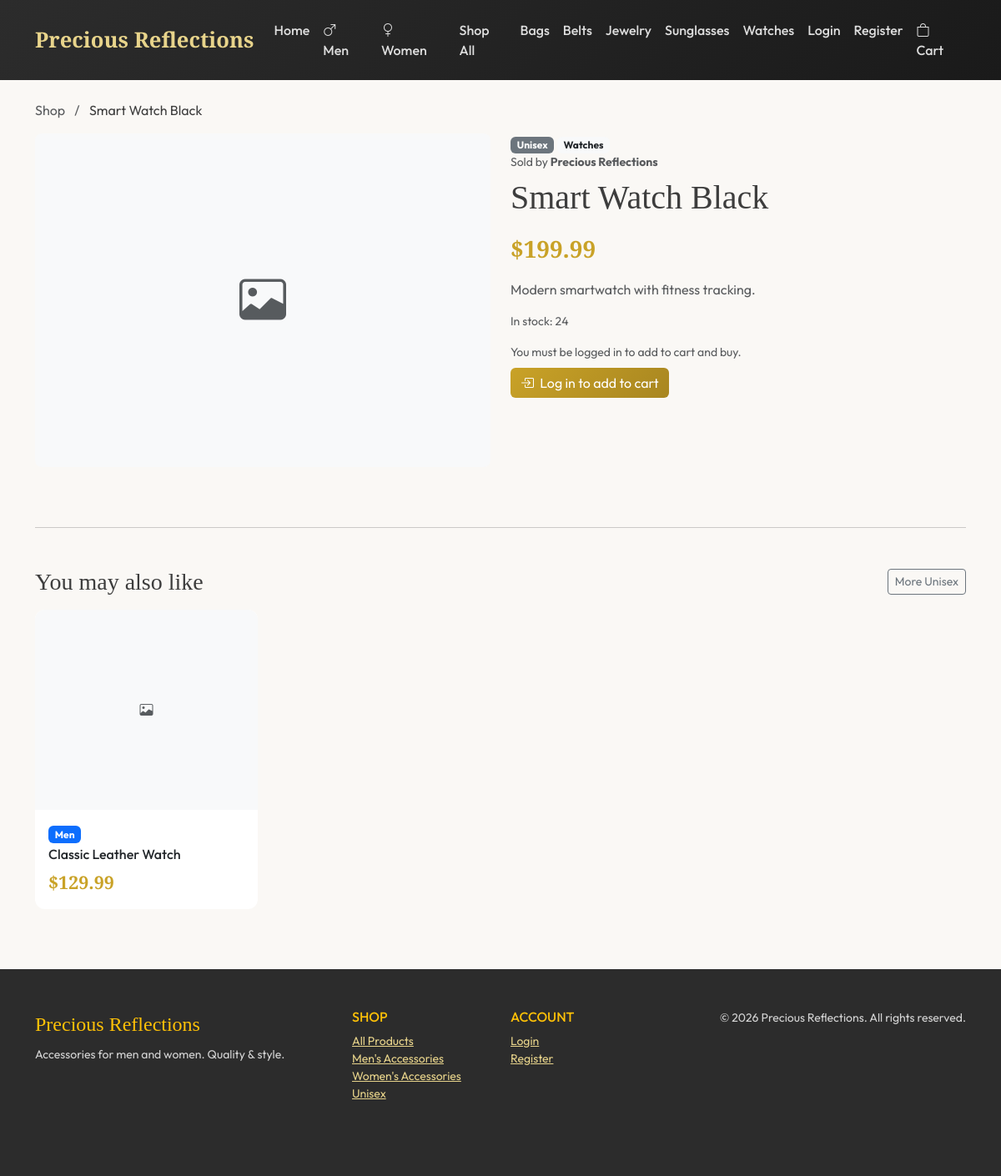
The app's page /product/smart-watch-black/, older data.
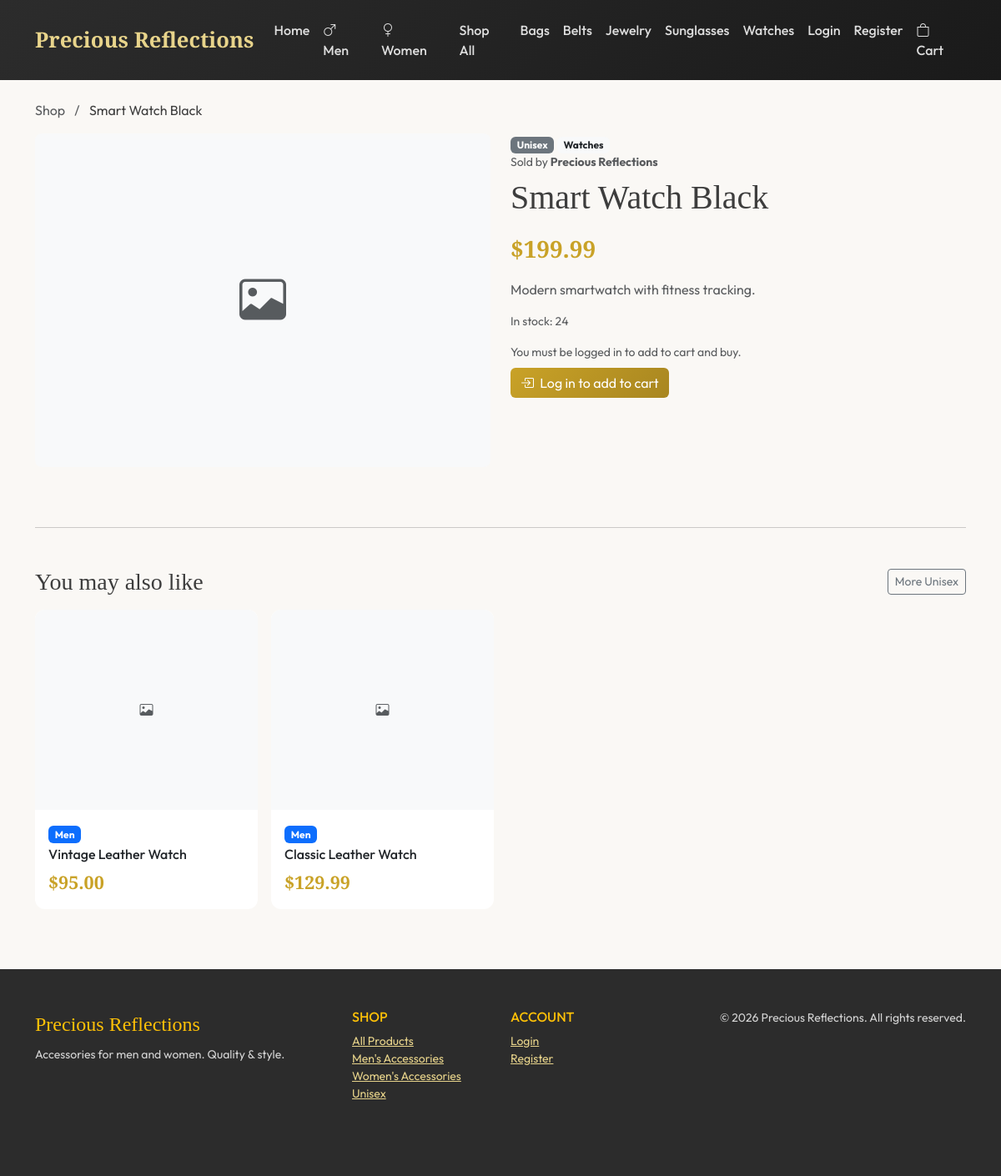
The same page, newer data.
### store/models.py (models this page shows, shortened)
class Category(models.Model):
    name = models.CharField(max_length=100)
    slug = models.SlugField(unique=True, max_length=100)
    description = models.TextField(blank=True)
    image = models.ImageField(upload_to='categories/', blank=True, null=True)
    created_at = models.DateTimeField(auto_now_add=True)
    class Meta:
        verbose_name_plural = 'Categories'
        ordering = ['name']

class Product(models.Model):
    name = models.CharField(max_length=200)
    slug = models.SlugField(unique=True, max_length=200)
    description = models.TextField()
    price = models.DecimalField(max_digits=10, decimal_places=2, validators=[MinValueValidator(0)])
    stock = models.PositiveIntegerField(default=0)
    category = models.ForeignKey(Category, on_delete=models.CASCADE, related_name='products')
    gender = models.CharField(max_length=1, choices=GENDER_CHOICES, default='U')
    image = models.ImageField(upload_to='products/', blank=True, null=True)
    seller = models.ForeignKey(settings.AUTH_USER_MODEL, on_delete=models.CASCADE, related_name='products_for_sale', null=True, blank=True)  # null = official/admin
    created_at = models.DateTimeField(auto_now_add=True)
    updated_at = models.DateTimeField(auto_now=True)
    is_active = models.BooleanField(default=True)
    class Meta:
        ordering = ['-created_at']
    @property
    def out_of_stock(self):
        return self.stock == 0

### store/views.py (the view)
# urls.py: path('product/<slug:slug>/', views.product_detail, name='product_detail'),
def product_detail(request, slug):
    product = get_object_or_404(Product, slug=slug, is_active=True)
    related = Product.objects.filter(category=product.category, is_active=True).exclude(id=product.id)[:4]
    return render(request, 'store/product_detail.html', {
        'product': product,
        'related': related,
    })

### store/context_processors.py (called while the page is built)
def cart_count(request):
    count = 0
    if request.session.get('cart'):
        for item in request.session['cart'].values():
            count += item.get('quantity', 0)
    return {'cart_count': count}

def categories_nav(request):
    from .models import Category
    categories = Category.objects.all()[:10]
    return {'nav_categories': categories}

### templates/store/product_detail.html (shortened to what this page needs)
{% extends 'base.html' %}
{% load static %}
{% block content %}
<div class="container">
  <nav class="mb-3">
    <a href="{% url 'store:shop' %}" class="text-muted text-decoration-none">Shop</a>
    <span class="text-muted mx-2">/</span>
    <span>{{ product.name }}</span>
  </nav>
  <div class="row">
    <div class="col-md-6 mb-4">
      {% if product.image %}
      <img src="{{ product.image.url }}" class="img-fluid rounded-3 shadow" alt="{{ product.name }}">
      {% else %}
      <div class="bg-light rounded-3 d-flex align-items-center justify-content-center text-muted" style="height: 400px;"><i class="bi bi-image display-4"></i></div>
      {% endif %}
    </div>
    <div class="col-md-6">
      <span class="badge {% if product.gender == 'M' %}bg-primary{% elif product.gender == 'F' %}bg-danger{% else %}bg-secondary{% endif %}">{{ product.get_gender_display }}</span>
      <span class="badge bg-light text-dark">{{ product.category.name }}</span>
      {% if product.seller %}<p class="small text-muted mb-0">Sold by <strong>{{ product.seller.username }}</strong></p>{% else %}<p class="small text-muted mb-0">Sold by <strong>Precious Reflections</strong></p>{% endif %}
      <h1 class="font-serif mt-2 mb-3">{{ product.name }}</h1>
      <p class="product-price fs-3 mb-3">${{ product.price }}</p>
      <p class="text-muted">{{ product.description }}</p>
      <p class="small text-muted">In stock: {{ product.stock }}</p>
      {% if product.out_of_stock %}
      <button class="btn btn-secondary" disabled>Out of stock</button>
      {% elif user.is_authenticated and product.seller == user %}
      <p class="text-muted small mb-2">This is your listing.</p>
      <a href="{% url 'store:edit_listing' product.pk %}" class="btn btn-outline-secondary">Edit listing</a>
      {% else %}
      <p class="text-muted small mb-2">You must be logged in to add to cart and buy.</p>
      <a href="{% url 'accounts:login' %}?next={{ request.build_absolute_uri|urlencode }}" class="btn btn-gold"><i class="bi bi-box-arrow-in-right me-1"></i> Log in to add to cart</a>
      {% endif %}
    </div>
  </div>
  {% if related %}
  <hr class="my-5">
  <div class="d-flex justify-content-between align-items-center mb-3">
    <h3 class="font-serif mb-0">You may also like</h3>
    {% if product.gender == 'U' %}<a href="{% url 'store:shop' %}?gender=U" class="btn btn-outline-secondary btn-sm">More Unisex</a>{% endif %}
  </div>
  <div class="row g-3">
    {% for p in related %}
    <div class="col-6 col-md-3">
      <div class="card h-100">
        <a href="{% url 'store:product_detail' p.slug %}">
          {% if p.image %}
          <img src="{{ p.image.url }}" class="card-img-top" alt="{{ p.name }}">
          {% else %}
          <div class="card-img-top bg-light d-flex align-items-center justify-content-center text-muted"><i class="bi bi-image"></i></div>
          {% endif %}
        </a>
        <div class="card-body">
          <span class="badge {% if p.gender == 'M' %}bg-primary{% elif p.gender == 'F' %}bg-danger{% else %}bg-secondary{% endif %} mb-1">{{ p.get_gender_display }}</span>
          <h6><a href="{% url 'store:product_detail' p.slug %}" class="text-dark text-decoration-none">{{ p.name }}</a></h6>
          <p class="product-price mb-0">${{ p.price }}</p>
        </div>
      </div>
    </div>
    {% endfor %}
  </div>
  {% endif %}
</div>
{% endblock %}

### templates/base.html (shortened to what the changed rows need)
{% load static %}
<!DOCTYPE html>
<html lang="en">
<head>
  <link href="https://cdn.jsdelivr.net/npm/bootstrap@5.3.2/dist/css/bootstrap.min.css" rel="stylesheet">
  <link rel="stylesheet" href="https://cdn.jsdelivr.net/npm/bootstrap-icons@1.11.1/font/bootstrap-icons.css">
</head>
<body>
  <nav class="navbar navbar-expand-lg navbar-dark py-3">
    <div class="container">
      <div class="collapse navbar-collapse" id="nav">
        <ul class="navbar-nav me-auto">
          {% for cat in nav_categories %}
          <li class="nav-item"><a class="nav-link" href="{% url 'store:shop' %}?category={{ cat.slug }}">{{ cat.name }}</a></li>
          {% endfor %}
        </ul>
      </div>
    </div>
  </nav>
  <main class="py-4">
    {% block content %}{% endblock %}
  </main>
</body>
</html>

Row changes from the older to the newer data that the page shows:
added Product: gender "Men", name "Vintage Leather Watch", price "95.00"
